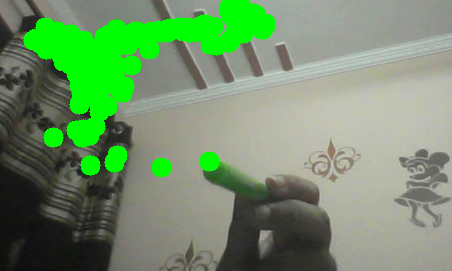
#> input picture virtualPaintImages/1.PNG, 452 x 271 px, given in place of the camera
$ python VirtualPaint.py
#> lines starting #> are read from the running program, lines starting #| are printed output that depends on the picture; after the words box and inside, x2 and y2 are one past the last pixel; in counts of white or black regions, pixels touching at a corner belong together
#> further down, img is the input picture: shape (271, 452, 3); mean B, G, R 105.8, 145.5, 113.5
import cv2
import numpy as np

frameWidth = 640
frameHeight = 480
cap = cv2.VideoCapture(0, cv2.CAP_DSHOW)
cap.set(3, frameWidth)
cap.set(4, frameHeight)
cap.set(10, 130)

#colorpickercode
myColors = [[5,107,0,19,255,255],
            [133,56,0,159,156,255],
            [57,76,0,100,255,255],
            [90,48,0,118,255,255]]
myColorValues = [[51, 153, 255],
                 [255,0,255],  #BGR
                 [0,255,0],
                 [255, 0, 0]]

myPoints = [] #x, y, colorsId


def findColor(img, myColors, myColorValues):
    imgHSV = cv2.cvtColor(img, cv2.COLOR_BGR2HSV)
#> imgHSV: shape (271, 452, 3); mean H, S, V 40, 51.9, 146
    count = 0
    newPoints = []
    for color in myColors:
        lower = np.array(color[0:3])
        upper = np.array(color[3:6])
        mask = cv2.inRange(imgHSV, lower, upper)
        x, y = getContours(mask)
        cv2.circle(imgResult, (x,y), 10, myColorValues[count], cv2.FILLED)
        if x != 0 and y !=0:
            newPoints.append([x, y, count])
        count += 1
#> this loop made 4 passes
#> x on passes 2 to 4: 0, 148, 0
#> (contours in getContours, x) on pass 1: ([[[50, 220], [51, 220]]], 0)
#> pass 1, in findColor, `mask = cv2.inRange(imgHSV, lower, upper)`:
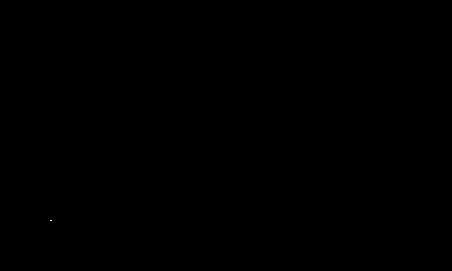
#> mask: shape (271, 452); 0% white in thin lines or dots, all inside (x1, y1, x2, y2) = (50, 220, 52, 221)
#> pass 3, in findColor, `mask = cv2.inRange(imgHSV, lower, upper)`:
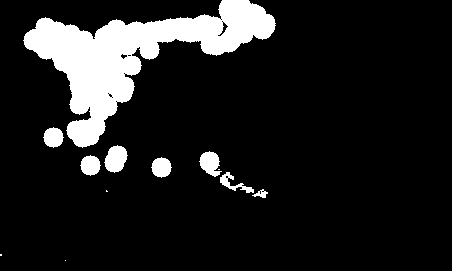
#> mask: shape (271, 452); 12.1% white; 12 white regions (4 under 20 px), largest, box (x1, y1, x2, y2) and area: (23, 0, 276, 148) 12696, (104, 145, 128, 173) 466, (199, 151, 222, 177) 377
#> after the loop:
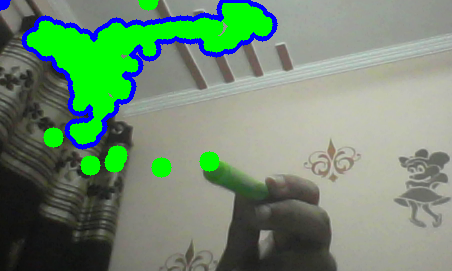
#> imgResult: shape (271, 452, 3); 3.37% of pixels changed, all inside (x1, y1, x2, y2) = (0, 0, 278, 150)
#> after the loop: mask: shape (271, 452); 0% white in thin lines or dots, all inside (x1, y1, x2, y2) = (4, 232, 8, 233)
#> after the loop, count = 4; newPoints = []
    return newPoints
        #cv2.imshow(str(color[0]), mask)

def getContours(img):
    contours,hierarchy = cv2.findContours(img, cv2.RETR_EXTERNAL, cv2.CHAIN_APPROX_NONE)
    x,y,w,h = 0, 0, 0, 0
    for cnt in contours:
        area = cv2.contourArea(cnt)

        if area>500:
            cv2.drawContours( imgResult, cnt, -1, (255, 0, 0), 3)
            peri = cv2.arcLength(cnt, True)
            print(peri)
            approx = cv2.approxPolyDP(cnt, 0.02*peri, True)
            x, y, w, h = cv2.boundingRect(approx)
    return x+w//2, y

def drawOnCanvas(myPoints, myColorValues):
    for point in myPoints:
        cv2.circle(imgResult, (point[0], point[1]), 10, myColorValues[point[2]], cv2.FILLED)


while True:
    success, img = cap.read()
    imgResult = img.copy()
    newPoints = findColor(img, myColors, myColorValues)
#> newPoints = []
    if len(newPoints)!=0:
        for newP in newPoints:
            myPoints.append(newP)
    if len(myPoints)!=0:
        drawOnCanvas(myPoints, myColorValues)

    cv2.imshow("Result", imgResult)

    if cv2.waitKey(1) == ord('q'):
#> (key q is pressed here)
        break

$ run again, on virtualPaintImages/2.PNG
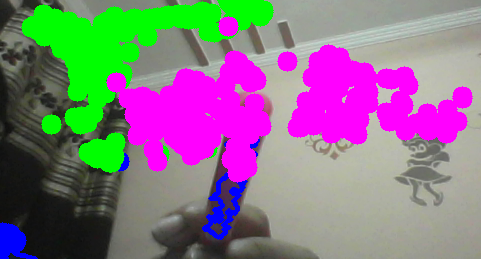
#> input picture virtualPaintImages/2.PNG, 481 x 259 px, given in place of the camera
#> img is the input picture: shape (259, 481, 3); mean B, G, R 133.8, 116.1, 135.8
#> imgHSV: shape (259, 481, 3); mean H, S, V 63.2, 96.3, 168.7
#> the loop in findColor, `for color in myColors:` made 4 passes
#> (x, y) on passes 1 to 4: (0, 0), (0, 0), (147, 4), (0, 0)
#> pass 2, in findColor, `mask = cv2.inRange(imgHSV, lower, upper)`:
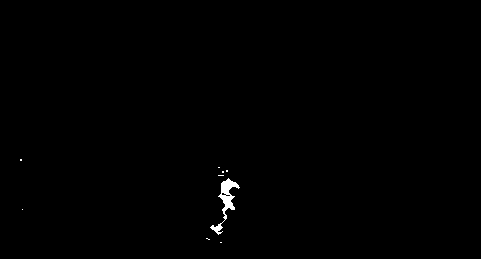
#> mask: shape (259, 481); 0.36% white; 9 white regions (8 under 20 px), largest, box (x1, y1, x2, y2) and area: (210, 178, 240, 235) 427
#> after the loop in findColor, `for color in myColors:`:
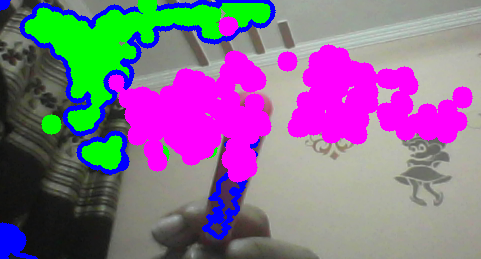
#> imgResult: shape (259, 481, 3); 3.77% of pixels changed, all inside (x1, y1, x2, y2) = (0, 0, 276, 175)
#> after the loop in findColor, `for color in myColors:`: count = 4; newPoints = [[147, 4, 2]]
#> the loop `for newP in newPoints:` made 1 pass
#> the loop in drawOnCanvas, `for point in myPoints:` made 1 pass

$ run again, on virtualPaintImages/3.PNG
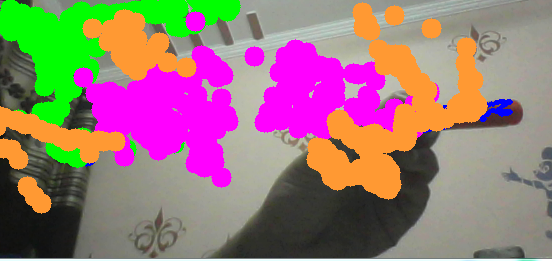
#> input picture virtualPaintImages/3.PNG, 552 x 261 px, given in place of the camera
#> img is the input picture: shape (261, 552, 3); mean B, G, R 118.7, 120.2, 153.3
#> imgHSV: shape (261, 552, 3); mean H, S, V 51.3, 101.9, 173.9
#> the loop in findColor, `for color in myColors:` made 4 passes
#> (x, y) on passes 1, 3, 4: (403, 2), (120, 0), (0, 0)
#> pass 1, in findColor, `mask = cv2.inRange(imgHSV, lower, upper)`:
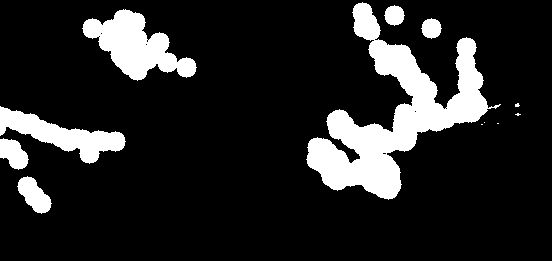
#> mask: shape (261, 552); 14.6% white; 12 white regions (5 under 20 px), largest, box (x1, y1, x2, y2) and area: (306, 2, 501, 200) 12244, (82, 9, 197, 81) 3962, (0, 106, 126, 164) 2774
#> after the loop in findColor, `for color in myColors:`:
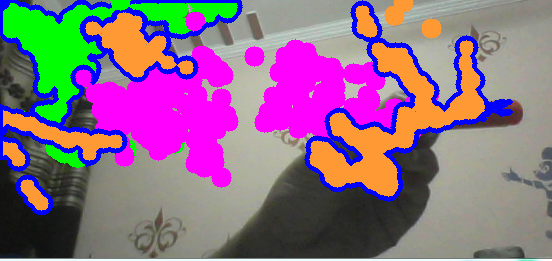
#> imgResult: shape (261, 552, 3); 8.27% of pixels changed, all inside (x1, y1, x2, y2) = (0, 0, 501, 216)
#> after the loop in findColor, `for color in myColors:`: count = 4; newPoints = [[403, 2, 0]]
#> the loop `for newP in newPoints:` made 1 pass
#> the loop in drawOnCanvas, `for point in myPoints:` made 1 pass

$ run again, on virtualPaintImages/4.PNG
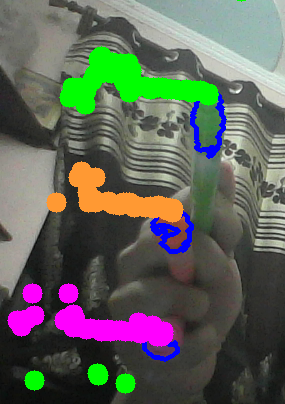
#> input picture virtualPaintImages/4.PNG, 285 x 404 px, given in place of the camera
#> img is the input picture: shape (404, 285, 3); mean B, G, R 89.9, 98.5, 95.8
#> imgHSV: shape (404, 285, 3); mean H, S, V 48.3, 56, 116
#> the loop in findColor, `for color in myColors:` made 4 passes
#> (x, y) on passes 1 to 3: (130, 165), (0, 0), (139, 46)
#> pass 1, in findColor, `mask = cv2.inRange(imgHSV, lower, upper)`:
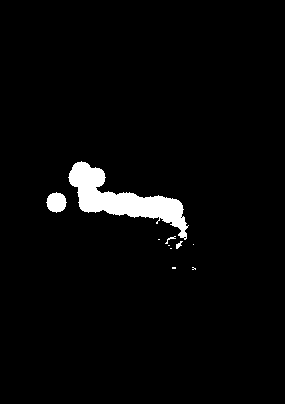
#> mask: shape (404, 285); 3.1% white; 10 white regions (6 under 20 px), largest, box (x1, y1, x2, y2) and area: (68, 161, 189, 240) 3220, (46, 192, 67, 213) 317, (176, 241, 183, 249) 28, (165, 236, 176, 244) 24
#> after the loop in findColor, `for color in myColors:`:
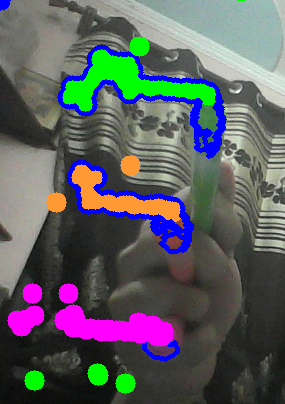
#> imgResult: shape (404, 285, 3); 4.01% of pixels changed, all inside (x1, y1, x2, y2) = (0, 0, 222, 241)
#> after the loop in findColor, `for color in myColors:`: count = 4; newPoints = [[130, 165, 0], [139, 46, 2]]
#> the loop `for newP in newPoints:` made 2 passes
#> the loop in drawOnCanvas, `for point in myPoints:` made 2 passes
